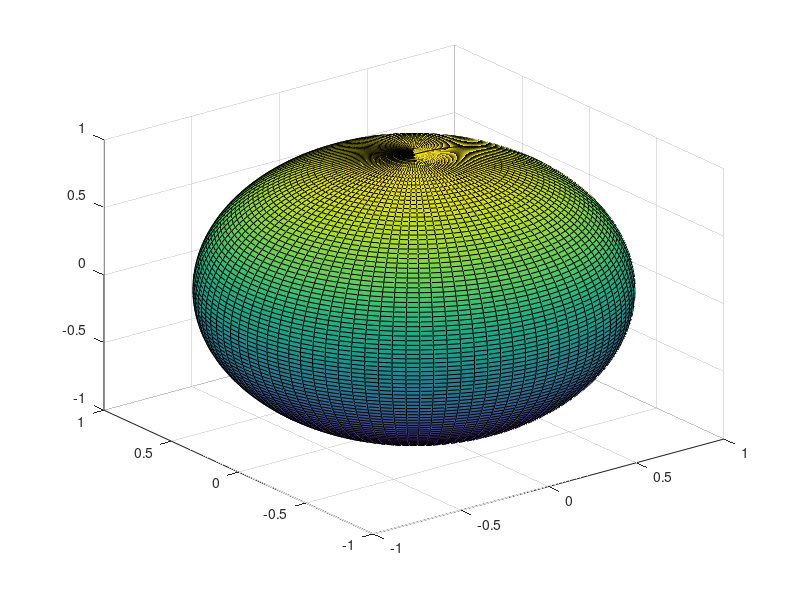

Write MATLAB code to recreate this figure. (Note: this script raises an error after producing the figure.)
function f = hw8_1()
%HW8_1 此处显示有关此函数的摘要
%   此处显示详细说明
    figure;
    sphere(100);
    hold on;
    %[X,Y,Z]=sphere(100);
    [cir,cir_dual]=ellipsoid(1,1,1);
    %plot3(X(:,:),Y(:,:),Z(:,:),'g', 'linewidth', 1);
    hold on;
    plot3(cir(:,:,1),cir(:,:,2),cir(:,:,3),'r', 'linewidth', 1);
    hold on;
    plot3(-cir(:,:,1),-cir(:,:,2),-cir(:,:,3),'r', 'linewidth', 1);
    hold on;
    plot3(cir_dual(:,:,1),cir_dual(:,:,2),cir_dual(:,:,3),'b', 'linewidth', 1);
    hold on;
    plot3(-cir_dual(:,:,1),-cir_dual(:,:,2),-cir_dual(:,:,3),'b', 'linewidth', 1);
    hold on;
    
    f=true;
end

